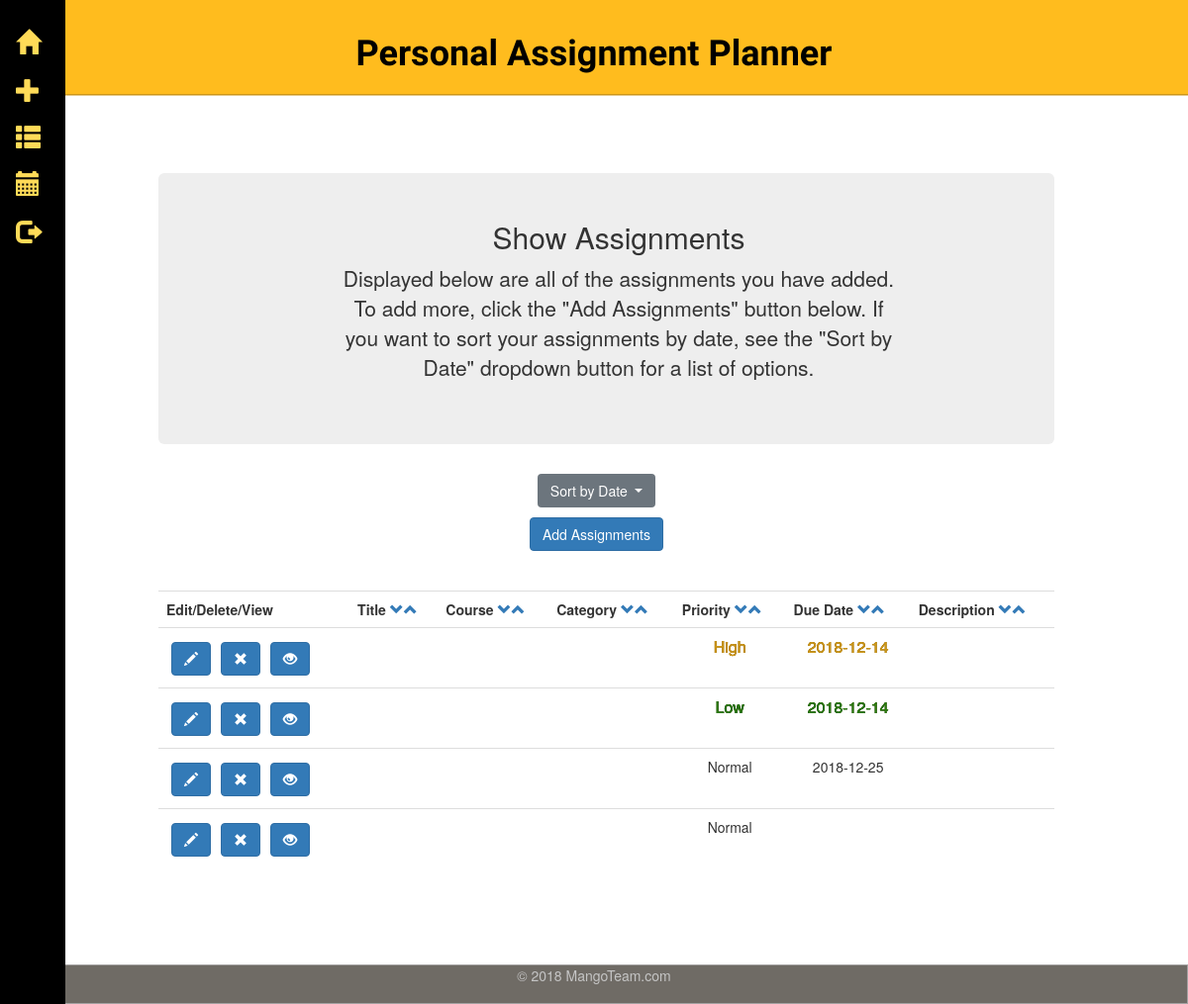
The page /assignments?sort=title (signed in) on the database its author committed.
### tables this page shows
CREATE TABLE assignments (
  id integer primary key autoincrement,
  username text not null,
  title text not null,
  course text not null,
  category text not null,
  priority text not null,
  duedate text not null,
  description text not null
);

### app.py (the view)
@app.route('/assignments')
def show_assignment():
    if 'logged_in' in session:
        db = get_db()
        username = session['logged_in']
        if "duedate" in request.args:
            cur = db.execute('select * from assignments where username = ? and duedate = ? order by id desc',
                             [username, request.args["duedate"]])
            assignments = cur.fetchall()
        elif "arrange" in request.args:
            cur = db.execute('select * from assignments where username = ? order by {} ASC'.format(request.args["arrange"]),
                            [username])
            assignments = cur.fetchall()
        elif "sort" in request.args:
            cur = db.execute('select * from assignments where username = ? order by {} DESC'.format(request.args["sort"]),
                            [username])
            assignments = cur.fetchall()
        else:
            cur = db.execute('select * from assignments where username = ? order by id desc', [username])
            assignments = cur.fetchall()
        cur = db.execute('select distinct duedate from assignments where username = ? order by duedate asc', [username])
        duedates = cur.fetchall()
        return render_template('ShowAssignments.html', assignments=assignments, duedates=duedates)
    return render_template('Login.html')

### app.py (called while the page is built)
def connect_db():
    rv = sqlite3.connect(app.config['DATABASE'])
    rv.row_factory = sqlite3.Row
    return rv

def get_db():
    if not hasattr(g, 'sqlite_db'):
        g.sqlite_db = connect_db()
    return g.sqlite_db

### templates/ShowAssignments.html (shortened to what this page needs)
{% extends "layout_template.html" %}
{% block body %}
<div class="jumbotron jumbotron-fluid bordered">
        <div class="container">
            <div class="media">
                <div class="media-body">
                    <h2 class="mt-0">Show Assignments</h2>
                    <p>Displayed below are all of the assignments you have added. To add more, click the "Add Assignments" button below.
                    If you want to sort your assignments by date, see the "Sort by Date" dropdown button for a list of options.
                    </p>
                </div>
            </div>
        </div>
</div>
    <ul class="duedates">
        <div class="dropdown extrapadding">
            <button class="btn btn-secondary dropdown-toggle" type="button" id="dropdownMenuButton" data-toggle="dropdown" aria-haspopup="true" aria-expanded="false">
                Sort by Date
            </button>
        </div>
    </ul>
    <div class="extrapadding2"><a href="./add"><button type="button" class="btn btn-primary">Add Assignments</button></a></div>
    <br><br>
    {% if assignments %}
        <table class="table">
            <tr>
                <th>Edit/Delete/View </th>
                <th>Title <a href="/assignments?sort=title"><span class="glyphicon glyphicon-chevron-down arrow"></span></a><a href="/assignments?arrange=title"><span class="glyphicon glyphicon-chevron-up arrow"></span></a></th>
                <th>Course <a href="/assignments?sort=course"><span class="glyphicon glyphicon-chevron-down arrow"></span></a><a href="/assignments?arrange=course"><span class="glyphicon glyphicon-chevron-up arrow"></span></a></th>
                <th>Category <a href="/assignments?sort=category"><span class="glyphicon glyphicon-chevron-down arrow"></span></a><a href="/assignments?arrange=category"><span class="glyphicon glyphicon-chevron-up arrow"></span></a></th>
                <th>Priority <a href="/assignments?sort=priority"><span class="glyphicon glyphicon-chevron-down arrow"></span></a><a href="/assignments?arrange=priority"><span class="glyphicon glyphicon-chevron-up arrow"></span></a></th>
                <th>Due Date <a href="/assignments?sort=duedate"><span class="glyphicon glyphicon-chevron-down arrow"></span></a><a href="/assignments?arrange=duedate"><span class="glyphicon glyphicon-chevron-up arrow"></span></a></th>
                <th>Description <a href="/assignments?sort=description"><span class="glyphicon glyphicon-chevron-down arrow"></span></a><a href="/assignments?arrange=description"><span class="glyphicon glyphicon-chevron-up arrow"></span></a></th>
            </tr>
            {% for assignment in assignments %}
                {% if assignment.priority == "Critical" %}
                    <tr class="critical">
                        {% elif assignment.priority == "High": %}
                    <tr class="high">
                        {% elif assignment.priority == "Normal": %}
                    <tr class="normal">
                        {% elif assignment.priority == "Low": %}
                    <tr class="low">
                        {% else %}
                    <tr>
                {% endif %}
            <td>
                <form action="{{ url_for('edit_entry') }}" method="get" class="inline">
                    <button type="submit" class="btn btn-primary glyphicon glyphicon-pencil" title="Edit"></button>
                </form>
                <form action="{{ url_for('del_assignment') }}" method="post" class="inline">
                    <button type="submit" class="btn btn-primary glyphicon glyphicon-remove" title="Delete"></button>
                </form>
                <form action="{{ url_for('full_view') }}" method="get" class="inline">
                    <button type="submit" class="btn btn-primary glyphicon glyphicon-eye-open" title="Full View"></button>
                </form>
            </td>
            <td>{{ assignment.title }}</td>
            <td>{{ assignment.course }}</td>
            <td>{{ assignment.category }}</td>
            <td>{{ assignment.priority }}</td>
            <td>{{ assignment.duedate }}</td>
            <td>{{ assignment.description | truncate(25) | safe }}</td>
            </tr>
            {% else %}
                <em>No assignment entries here so far.</em>
                <br><br>
            {% endfor %}
        </table>
    {% else %}
        <em>You don't have any assignments currently.</em>
        <br><br>
    {% endif %}
    </div>
    <br><br>
{% endblock %}

### static/homepage.css (style rules this page uses)
a, a:focus, a:hover { padding: .25rem 0 }
html, body { height: 100%; background-color: #fff; }
.container { position: relative; width: 80%; padding-left: 40px; height: 100%; }

### static/style.css (style rules this page uses)
.inline { float: left; padding: 5px; }
.extrapadding { padding-right: 60px; }
.extrapadding2 { padding-right: 20px; }

### rows shown on the page
assignments: priority "High", duedate "2018-12-14"
assignments: priority "Low", duedate "2018-12-14"
assignments: priority "Normal", duedate "2018-12-25"
assignments: priority "Normal"
